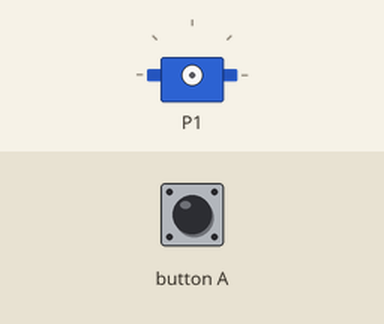
The program below on a simulated BBC micro:bit (MakeCode). On the bench: servo. The test bench sets the inputs (shaded band).

Above: at 1.2 s.
1.3 s: button A pressed for 0.15 s
At 3.9 s:
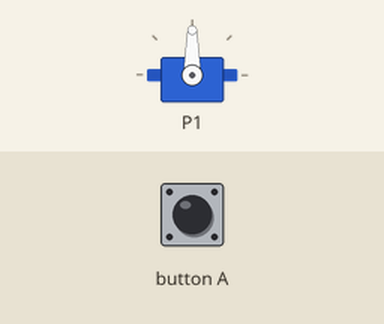
Timing chart, 0 to 6.0 s (numbered marks = the images above; inputs shaded):
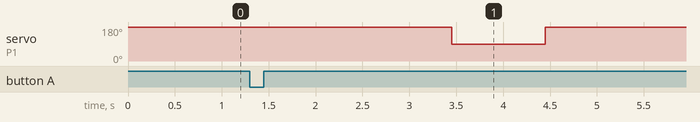

The program:

main.ts
```typescript
input.onButtonPressed(Button.A, function () {
    basic.pause(1000)
    pins.servoWritePin(AnalogPin.P1, 180)
    basic.pause(1000)
    pins.servoSetPulse(AnalogPin.P1, 1500)
    basic.pause(1000)
    pins.servoWritePin(AnalogPin.P1, 180)
    basic.pause(1000)
    pins.servoSetPulse(AnalogPin.P1, 0)
})
```

test.ts
```typescript
// aquí va el archivo "tests"; esto no se compilará cuando este paquete se utilice como una extensión.
```

Measured:
- after the input at 1.3 s, servo on P1: 180° → 90° after 2.2 s, → 180° 1.0 s later
